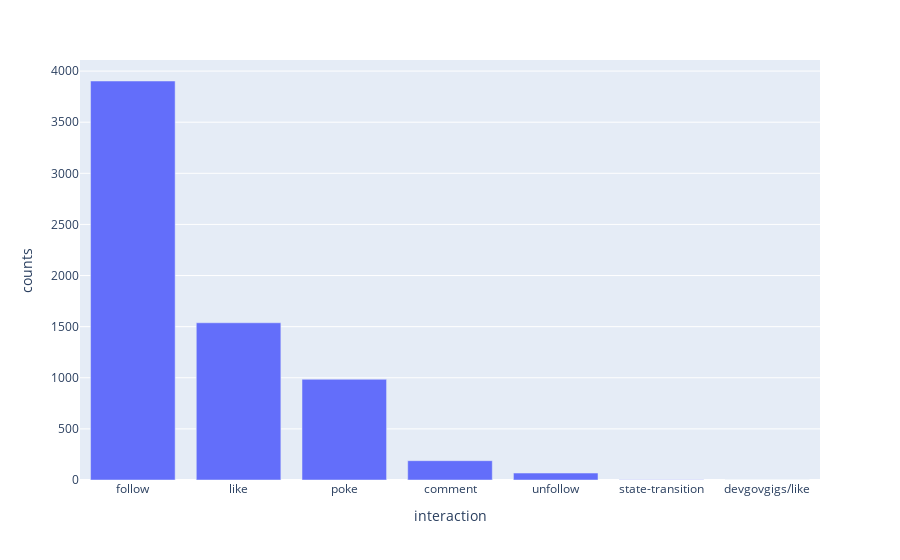

Write notebook code for a chart like this one.
### Code cell
fig = px.bar(interactions_count_df, x='interaction', y='counts')
fig.show()

### Figure 1 — Plotly figure (JSON) as saved in the notebook; plotly's stock layout.template omitted (floating-point values rounded to 4 significant figures)
{"data": [{"alignmentgroup": "True", "hovertemplate": "interaction=%{x}<br>counts=%{y}<extra></extra>", "legendgroup": "", "marker": {"color": "#636efa", "pattern": {"shape": ""}}, "name": "", "offsetgroup": "", "orientation": "v", "showlegend": false, "textposition": "auto", "type": "bar", "x": ["follow", "like", "poke", "comment", "unfollow", "state-transition", "devgovgigs/like"], "xaxis": "x", "y": [3903, 1538, 985, 189, 68, 2, 1], "yaxis": "y"}], "layout": {"autosize": true, "barmode": "relative", "legend": {"tracegroupgap": 0}, "margin": {"t": 60}, "xaxis": {"anchor": "y", "autorange": true, "domain": [0, 1], "range": [-0.5, 6.5], "title": {"text": "interaction"}, "type": "category"}, "yaxis": {"anchor": "x", "autorange": true, "domain": [0, 1], "range": [0, 4108.0], "title": {"text": "counts"}, "type": "linear"}}}
